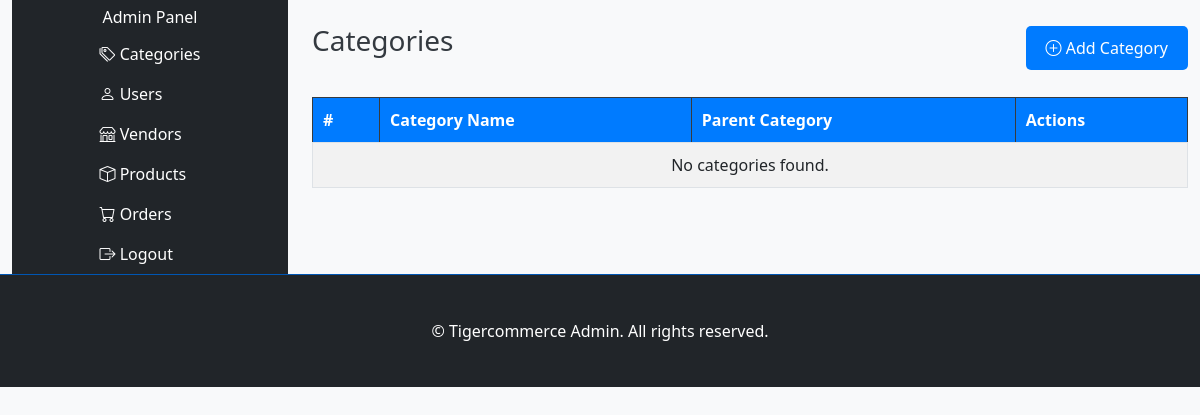
The app's page /admin/sections/category.php, older data.
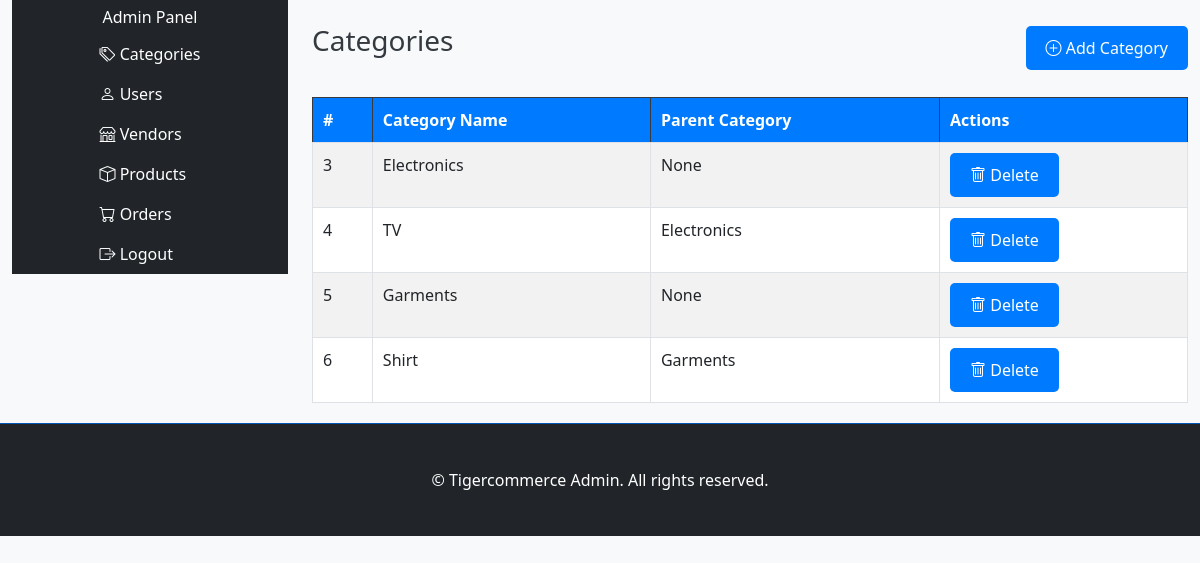
The same page, newer data.
### tables this page shows
CREATE TABLE `categories` (
  `id` int(11) NOT NULL,
  `name` varchar(50) NOT NULL,
  `parent_id` int(11) DEFAULT NULL,
  `created_at` timestamp NOT NULL DEFAULT current_timestamp(),
  `updated_at` timestamp NOT NULL DEFAULT current_timestamp() ON UPDATE current_timestamp()
);

### src/helpers.php (called while the page is built, shortened)
<?php
if (!function_exists('settings')) {
    function settings()
    {
       $root = "http://localhost/POLY/Batch01/Class20-17-92024Project/tigercommerce/";
        return [
            'root'  => $root,
            'companyname'=> 'Gold Digger Enterprise',
            'logo'=>$root."admin/assets/img/logo.svg",
            'homepage'=> $root,
            'adminpage'=>$root.'admin/',
            'vendorpage'=>$root.'vendor/',
            'hostname'=> 'localhost',
            'user'=> 'root',
            'password'=> '',
            'database'=> 'lioncommerce'
        ];
    }
}

### admin/sections/category.php (the view, shortened to what this page needs)
<?php
require '../../config/database.php';
$categories = [];
$result = $conn->query("SELECT * FROM categories");
if ($result->num_rows > 0) {
    while ($row = $result->fetch_assoc()) {
        $categories[] = $row;
    }
}
?>
<?php include('../partials/header.php'); ?>
<div class="container-fluid">
    <div class="row">
        <div class="col-3">
            <?php include('../partials/sidebar.php'); ?>
        </div>
        <div class="col-9">
            <div class="d-flex justify-content-between align-items-center my-4">
                <h2>Categories</h2>
                <button class="btn btn-primary" data-bs-toggle="modal" data-bs-target="#addCategoryModal">
                    <i class="bi bi-plus-circle"></i> Add Category
                </button>
            </div>
            <table class="table table-bordered table-striped">
                <thead class="table-dark">
                    <tr>
                        <th>#</th>
                        <th>Category Name</th>
                        <th>Parent Category</th>
                        <th>Actions</th>
                    </tr>
                </thead>
                <tbody>
                    <?php if (!empty($categories)): ?>
                        <?php foreach ($categories as $category): ?>
                            <tr>
                                <td><?php echo $category['id']; ?></td>
                                <td><?php echo htmlspecialchars($category['name']); ?></td>
                                <td>
                                    <?php
                                    if ($category['parent_id']) {
                                        $stmt = $conn->prepare("SELECT name FROM categories WHERE id = ?");
                                        $stmt->bind_param("i", $category['parent_id']);
                                        $stmt->execute();
                                        $stmt->bind_result($parent_name);
                                        echo htmlspecialchars($parent_name);
                                    } else {
                                        echo 'None';
                                    }
                                    ?>
                                </td>
                                <td>
                                    <a href="category.php?delete=<?php echo $category['id']; ?>" class="btn btn-danger btn-sm" onclick="return confirm('Are you sure you want to delete this category?');">
                                        <i class="bi bi-trash"></i> Delete
                                    </a>
                                </td>
                            </tr>
                        <?php endforeach; ?>
                    <?php else: ?>
                        <tr>
                            <td colspan="4" class="text-center">No categories found.</td>
                        </tr>
                    <?php endif; ?>
                </tbody>
            </table>
        </div>
    </div>
</div>
<?php include('../partials/footer.php'); ?>

### admin/partials/header.php (shortened to what this page needs)
<!DOCTYPE html>
<html lang="en">
<head>
    <link href="https://cdn.jsdelivr.net/npm/bootstrap@5.3.0/dist/css/bootstrap.min.css" rel="stylesheet">
    <link href="https://cdn.jsdelivr.net/npm/bootstrap-icons@1.10.5/font/bootstrap-icons.css" rel="stylesheet">
    <link href="css/admin.css" rel="stylesheet">
    <link href="../css/admin.css" rel="stylesheet">
</head>
<body>

### admin/partials/sidebar.php (shortened to what this page needs)
<nav class="navbar navbar-expand-lg navbar-light bg-dark flex-column">
    <a class="navbar-brand" href="#">Admin Panel</a>
    <div class="collapse navbar-collapse">
        <ul class="navbar-nav flex-column">
            <li class="nav-item">
                <a class="nav-link" href="<?= settings()['adminpage']; ?>sections/category.php"><i class="bi bi-tags"></i> Categories</a>
            </li>
            <li class="nav-item">
                <a class="nav-link" href="<?= settings()['adminpage']; ?>sections/users.php"><i class="bi bi-person"></i> Users</a>
            </li>
            <li class="nav-item">
                <a class="nav-link" href="<?= settings()['adminpage']; ?>sections/vendors.php"><i class="bi bi-shop"></i> Vendors</a>
            </li>
            <li class="nav-item">
                <a class="nav-link" href="<?= settings()['adminpage']; ?>sections/products.php"><i class="bi bi-box"></i> Products</a>
            </li>
            <li class="nav-item">
                <a class="nav-link" href="<?= settings()['adminpage']; ?>sections/orders.php"><i class="bi bi-cart"></i> Orders</a>
            </li>
            <li class="nav-item">
                <a href="<?php echo settings()['root']; ?>logout.php" class="nav-link"><i class="bi bi-box-arrow-right"></i> Logout</a>
        </ul>
    </div>
</nav>

### admin/partials/footer.php (shortened to what this page needs)
<footer class="bg-dark py-4">
    <div class="container">
        <p class="text-center mb-0">&copy; Tigercommerce Admin. All rights reserved.</p>
    </div>
</footer>
</body>
</html>

### admin/css/admin.css (style rules this page uses)
body { font-family: 'Segoe UI', Tahoma, Geneva, Verdana, sans-serif; color: #333; background-color: #f8f9fa; margin: 0; padding: 0; }
a { color: #007bff; text-decoration: none; }
.container { width: 90%; margin: auto; padding: 20px; }
header, footer { background: #007bff; color: white; padding: 10px 0; }
footer { border-top: 1px solid #0056b3; text-align: center; }
h1, h2, h3, h4 { margin: 0 0 15px; color: #343a40; }
h2 { font-size: 1.75rem; }
.navbar { display: flex; justify-content: space-between; align-items: center; padding: 0 20px; }
.navbar a { color: white; margin: 0 15px; font-size: 1rem; }
.table { width: 100%; border-collapse: collapse; margin: 20px 0; }
.table th, .table td { padding: 10px; text-align: left; border-bottom: 1px solid #dee2e6; }
.table th { background: #007bff; color: white; }
.btn { display: inline-block; padding: 10px 20px; font-size: 1rem; border: none; border-radius: 5px; color: white; background: #007bff; cursor: pointer; transition: background 0.3s, transform 0.2s; }

Row changes from the older to the newer data that the page shows:
added categories: id "3", name "Electronics", shows "None"
added categories: id "4", name "TV", parent.name "Electronics"
added categories: id "5", name "Garments", shows "None"
added categories: id "6", name "Shirt", parent.name "Garments"
Text that changed along with them:
text no longer shown: "No categories found."
